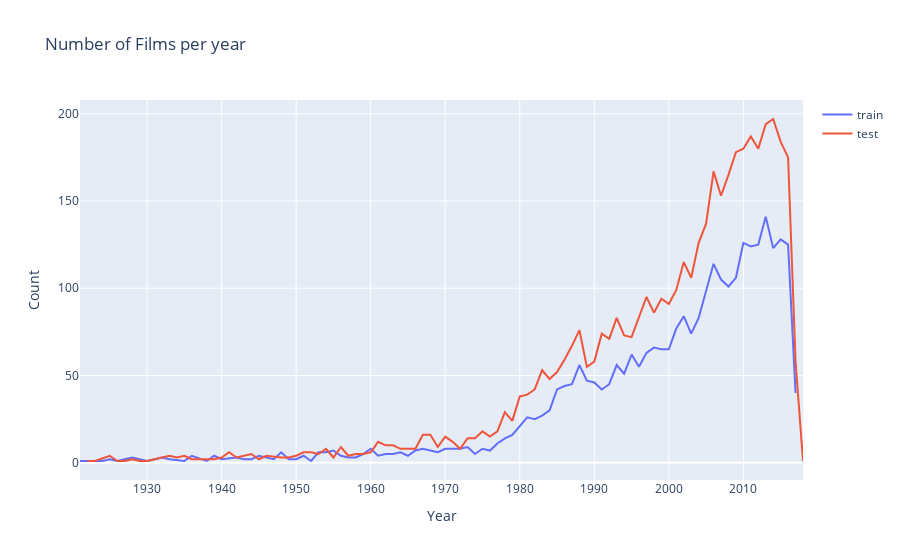

The cell this chart's notebook holds for it:
### Code cell
import plotly.offline as py
py.init_notebook_mode(connected=True)
configure_plotly_browser_state()
import plotly.graph_objs as go

data = [go.Scatter(x = d1.index, y=d1.values, name ='train' ),
        go.Scatter(x=d2.index, y=d2.values, name='test')]

layout = go.Layout(dict(title= "Number of Films per year", 
                        xaxis = dict(title = "Year"),
                        yaxis= dict(title="Count"),
                        ), legend = dict(orientation = 'v'))
py.iplot(dict(data=data, layout=layout))

### Figure 1 — Plotly figure (JSON) as saved in the notebook; plotly's stock layout.template omitted (floating-point values rounded to 4 significant figures)
{"data": [{"y": [1, 1, 2, 1, 2, 3, 1, 2, 3, 2, 1, 4, 1, 4, 2, 3, 2, 2, 4, 2, 6, 2, 2, 4, 1, 6, 6, 7, 4, 3, 3, 5, 8, 4, 5, 5, 6, 4, 7, 8, 7, 6, 8, 8, 8, 9, 5, 8, 7, 11, 14, 16, 21, 26, 25, 27, 30, 42, 44, 45, 56, 47, 46, 42, 45, 56, 51, 62, 55, 63, 66, 65, 65, 77, 84, 74, 83, 99, 114, 105, 101, 106, 126, 124, 125, 141, 123, 128, 125, 40], "x": [1921, 1924, 1925, 1926, 1927, 1928, 1930, 1931, 1932, 1933, 1935, 1936, 1938, 1939, 1940, 1942, 1943, 1944, 1945, 1947, 1948, 1949, 1950, 1951, 1952, 1953, 1954, 1955, 1956, 1957, 1958, 1959, 1960, 1961, 1962, 1963, 1964, 1965, 1966, 1967, 1968, 1969, 1970, 1971, 1972, 1973, 1974, 1975, 1976, 1977, 1978, 1979, 1980, 1981, 1982, 1983, 1984, 1985, 1986, 1987, 1988, 1989, 1990, 1991, 1992, 1993, 1994, 1995, 1996, 1997, 1998, 1999, 2000, 2001, 2002, 2003, 2004, 2005, 2006, 2007, 2008, 2009, 2010, 2011, 2012, 2013, 2014, 2015, 2016, 2017], "type": "scatter", "name": "train"}, {"y": [1, 1, 4, 1, 1, 2, 1, 1, 2, 4, 3, 4, 2, 2, 2, 2, 3, 6, 3, 5, 2, 4, 3, 3, 4, 6, 6, 5, 8, 3, 9, 4, 5, 5, 6, 12, 10, 10, 8, 8, 8, 16, 16, 9, 15, 12, 8, 14, 14, 18, 15, 18, 29, 24, 38, 39, 42, 53, 48, 52, 59, 67, 76, 55, 58, 74, 71, 83, 73, 72, 83, 95, 86, 94, 91, 99, 115, 106, 126, 137, 167, 153, 165, 178, 180, 187, 180, 194, 197, 184, 175, 58, 1], "x": [1922, 1923, 1925, 1926, 1927, 1928, 1929, 1930, 1931, 1933, 1934, 1935, 1936, 1937, 1938, 1939, 1940, 1941, 1942, 1944, 1945, 1946, 1948, 1949, 1950, 1951, 1952, 1953, 1954, 1955, 1956, 1957, 1958, 1959, 1960, 1961, 1962, 1963, 1964, 1965, 1966, 1967, 1968, 1969, 1970, 1971, 1972, 1973, 1974, 1975, 1976, 1977, 1978, 1979, 1980, 1981, 1982, 1983, 1984, 1985, 1986, 1987, 1988, 1989, 1990, 1991, 1992, 1993, 1994, 1995, 1996, 1997, 1998, 1999, 2000, 2001, 2002, 2003, 2004, 2005, 2006, 2007, 2008, 2009, 2010, 2011, 2012, 2013, 2014, 2015, 2016, 2017, 2018], "type": "scatter", "name": "test"}], "layout": {"xaxis": {"title": {"text": "Year"}}, "yaxis": {"title": {"text": "Count"}}, "legend": {"orientation": "v"}, "title": {"text": "Number of Films per year"}}}
